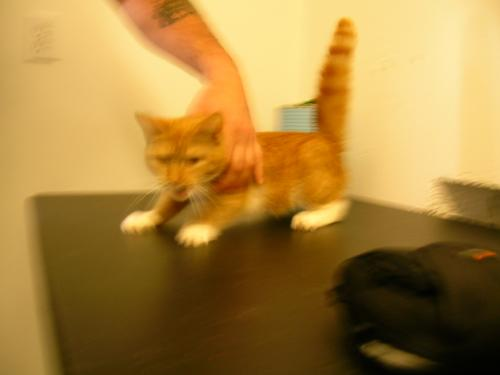
#> input picture ai-ml_discovery/Rush/ex00/Training-data/Cat/Cat0.jpg, 500 x 375 px, found by its file name; its folder holds 4 pictures in this run
$ python data-cat.py
#> lines starting #> are read from the running program, lines starting #| are printed output that depends on the picture
#!/usr/bin/env python3
from matplotlib import pyplot
from matplotlib.image import imread
import os

# Correct path to the 'Dog' folder inside 'Training-data'
folder = '/home/arajapak/ai-ml_discovery/Rush/ex00/Training-data/Cat/'

# Get and sort the filenames in the 'Dog' folder
image_files = sorted([f for f in os.listdir(folder) if f.startswith('Cat') and f.endswith('.jpg')])

print("Sorted files:", image_files)  # Debugging line

# Display images from Dog0.jpg to Dog50.jpg
max_images_to_show = 30  # Max number of images to display (up to Dog50.jpg)

# Ensure we don't go beyond the available files and that the images exist
for i in range(min(max_images_to_show, len(image_files))):  # Load up to 50 images
    filename = os.path.join(folder, image_files[i])
    print(f"Looking for file: {filename}")  # Debugging line
    try:
        image = imread(filename)
#> image is the input picture: shape (375, 500, 3); mean R, G, B 167.8, 130, 61.8
        # Adjust the subplot grid dynamically based on the number of images
        pyplot.subplot(10, 5, i + 1)  # Arrange in a 10x5 grid (max 50 images)
        pyplot.imshow(image)
    except FileNotFoundError:
        print(f"File {filename} not found.")

pyplot.show()
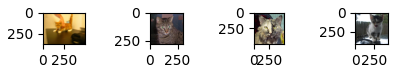
#> figure drawn by matplotlib, 4 panels
